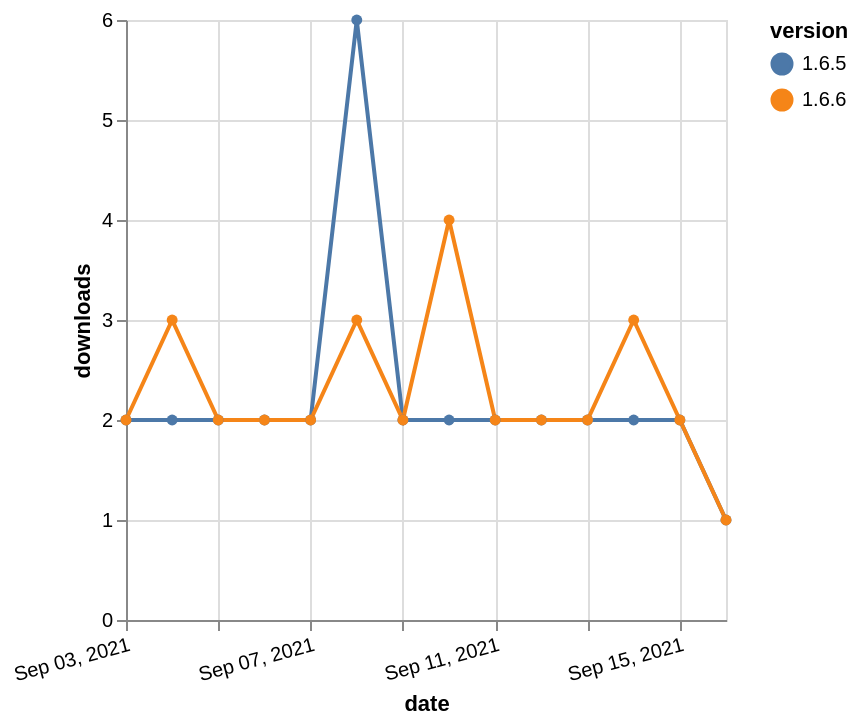

Vega-Lite specification for this chart:
### Vega-Lite specification from a JSON file in a GitHub repository (floating-point values rounded to 4 significant figures)
{"$schema": "https://vega.github.io/schema/vega-lite/v5.json", "description": "A simple bar chart with embedded data.", "data": {"values": [{"date": "2021-09-03", "total": 3967, "delta": 2, "version": "1.6.5"}, {"date": "2021-09-04", "total": 3969, "delta": 2, "version": "1.6.5"}, {"date": "2021-09-05", "total": 3971, "delta": 2, "version": "1.6.5"}, {"date": "2021-09-06", "total": 3973, "delta": 2, "version": "1.6.5"}, {"date": "2021-09-07", "total": 3975, "delta": 2, "version": "1.6.5"}, {"date": "2021-09-08", "total": 3981, "delta": 6, "version": "1.6.5"}, {"date": "2021-09-09", "total": 3983, "delta": 2, "version": "1.6.5"}, {"date": "2021-09-10", "total": 3985, "delta": 2, "version": "1.6.5"}, {"date": "2021-09-11", "total": 3987, "delta": 2, "version": "1.6.5"}, {"date": "2021-09-12", "total": 3989, "delta": 2, "version": "1.6.5"}, {"date": "2021-09-13", "total": 3991, "delta": 2, "version": "1.6.5"}, {"date": "2021-09-14", "total": 3993, "delta": 2, "version": "1.6.5"}, {"date": "2021-09-15", "total": 3995, "delta": 2, "version": "1.6.5"}, {"date": "2021-09-16", "total": 3996, "delta": 1, "version": "1.6.5"}, {"date": "2021-09-03", "total": 2788, "delta": 2, "version": "1.6.6"}, {"date": "2021-09-04", "total": 2791, "delta": 3, "version": "1.6.6"}, {"date": "2021-09-05", "total": 2793, "delta": 2, "version": "1.6.6"}, {"date": "2021-09-06", "total": 2795, "delta": 2, "version": "1.6.6"}, {"date": "2021-09-07", "total": 2797, "delta": 2, "version": "1.6.6"}, {"date": "2021-09-08", "total": 2800, "delta": 3, "version": "1.6.6"}, {"date": "2021-09-09", "total": 2802, "delta": 2, "version": "1.6.6"}, {"date": "2021-09-10", "total": 2806, "delta": 4, "version": "1.6.6"}, {"date": "2021-09-11", "total": 2808, "delta": 2, "version": "1.6.6"}, {"date": "2021-09-12", "total": 2810, "delta": 2, "version": "1.6.6"}, {"date": "2021-09-13", "total": 2812, "delta": 2, "version": "1.6.6"}, {"date": "2021-09-14", "total": 2815, "delta": 3, "version": "1.6.6"}, {"date": "2021-09-15", "total": 2817, "delta": 2, "version": "1.6.6"}, {"date": "2021-09-16", "total": 2818, "delta": 1, "version": "1.6.6"}]}, "width": "container", "mark": {"type": "line", "point": {"filled": true}}, "encoding": {"x": {"field": "date", "type": "temporal", "timeUnit": "yearmonthdate", "title": "date", "axis": {"labelAngle": -15}}, "y": {"field": "delta", "type": "quantitative", "title": "downloads"}, "color": {"field": "version", "type": "nominal"}, "tooltip": {"field": "delta"}}}
